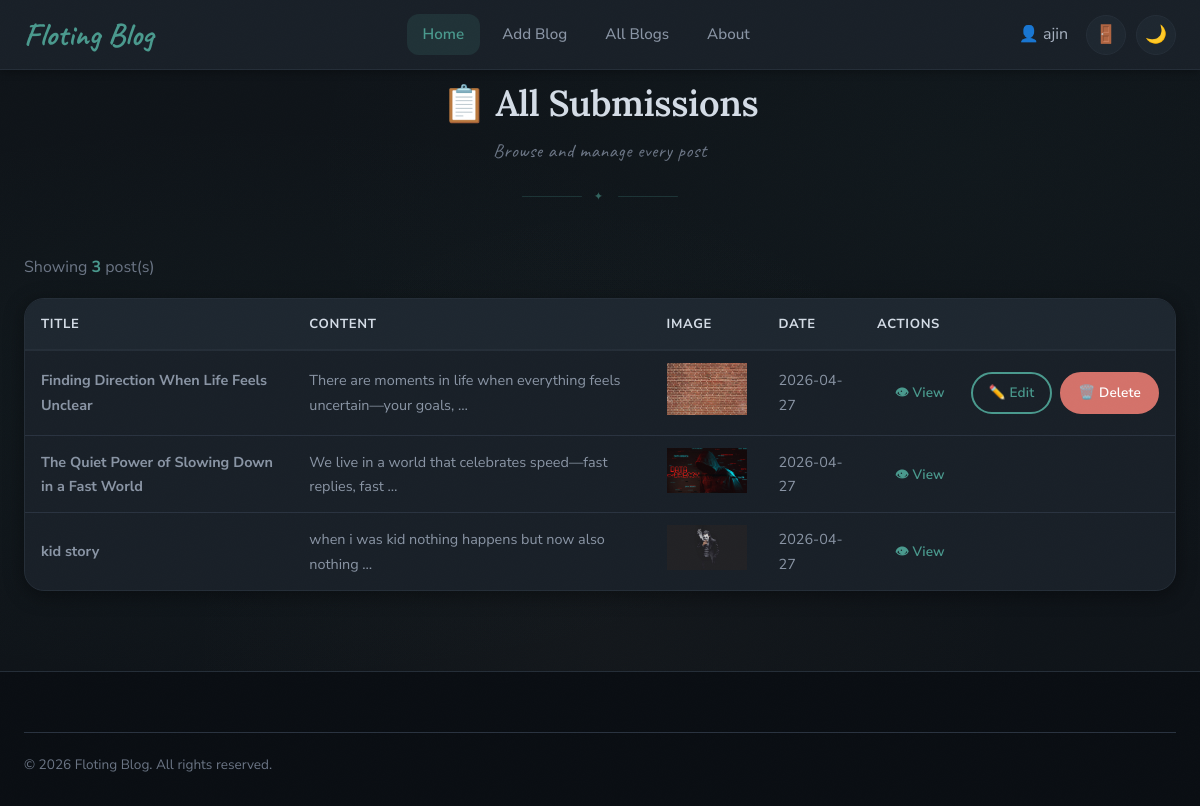
The page /view-all/ (signed in) on the database its author committed.
### blog/models.py (models this page shows, shortened)
class Blog(models.Model):
    user = models.ForeignKey(User, on_delete=models.CASCADE)
    title = models.CharField(max_length=200)
    content = models.TextField()
    image = models.ImageField(upload_to='blog_images/', null=True, blank=True)
    author = models.CharField(max_length=100, default="Admin")
    category = models.CharField(max_length=50, default="General")
    excerpt = models.CharField(max_length=300, blank=True)
    tags = models.CharField(max_length=200, blank=True)
    created_at = models.DateTimeField(auto_now_add=True)

### blog/views.py (the view)
# urls.py: path('view-all/', views.view_all,name='view-all'),
def view_all(request):
    posts = Blog.objects.all().order_by('-created_at')
    return render(request, 'view-all.html', {'posts': posts})

### blog/templates/view-all.html
{% extends "base.html" %}
{% block content %}
{% load static %}
<main id="main-content">
    <section class="section">
        <div class="container">
            <div class="section-header fade-in visible">
                <h2>📋 All Submissions</h2>
                <p class="subtitle">Browse and manage every post</p>
                <div class="divider-boho">✦</div>
            </div>
            <p style="margin-bottom: 16px; color: var(--text-muted);">
                Showing <span class="highlight-count">{{ posts|length }}</span> post(s)
            </p>
            <div class="table-wrapper fade-in visible">
                <table id="blogTable">
                    <thead>
                        <tr>
                            <th>Title</th>
                            <th>Content</th>
                            <th>Image</th>
                            <th>Date</th>
                            <th>Actions</th>
                        </tr>
                    </thead>
                    <tbody>
                        {% for post in posts %}
                        <tr>
                            <td><strong>{{ post.title }}</strong></td>
                            <td>
                                {{ post.content|truncatewords:10 }}
                            </td>
                            <td>
                                {% if post.image %}
                                <img src="{{ post.image.url }}" width="80">
                                {% else %}
                                No Image
                                {% endif %}
                            </td>
                            <td>
                                {{ post.created_at|date:"Y-m-d" }}
                            </td>
                            <td>
                                <div class="action-buttons">
                                    <a href="{% url 'blog-detail' post.id %}" class="btn btn-sm">
                                        👁 View
                                    </a>
                                    {% if post.user == request.user %}
                                    <a href="{% url 'edit-blog' post.id %}" class="btn btn-outline btn-sm">
                                        ✏️ Edit
                                    </a>
                                    <a href="{% url 'delete-blog' post.id %}" class="btn btn-danger btn-sm">
                                        🗑️ Delete
                                    </a>
                                    {% endif %}
                                </div>
                            </td>
                        </tr>
                        {% empty %}
                        <tr>
                            <td colspan="5">No posts found</td>
                        </tr>
                        {% endfor %}
                    </tbody>
                </table>
            </div>
        </div>
    </section>
</main>
<footer class="site-footer">
    <div class="container">
        <div class="footer-bottom">
            <span>© 2026 Floting Blog. All rights reserved.</span>
        </div>
    </div>
</footer>
{% endblock %}

### blog/templates/base.html (shortened to what this page needs)
{% load static %}
<!DOCTYPE html>
<html lang="en" data-theme="dark">
<head>
    <link rel="stylesheet" href='{% static "css/style.css"%}'>
</head>
<body>
    <nav class="nav-bar">
        <div class="nav-inner">
            <a href="{% url 'home' %}" class="nav-logo"><span class="logo-text">Floting Blog</span></a>
            <ul class="nav-links">
                <li><a href="{% url 'home' %}" class="active">Home</a></li>
                <li><a href="{% url 'add-blog' %}">Add Blog</a></li>
                <li><a href="{% url 'view-all' %}">All Blogs</a></li>
                <li><a href="{% url 'about' %}">About</a></li>
            </ul>
            <div class="nav-actions">
                {% if user.is_authenticated %}
                <span style="margin-right:8px;">👤 {{ user.username }}</span>
                <a href="{% url 'logout' %}" class="btn-icon">🚪</a>
                {% else %}
                <a href="{% url 'login' %}" class="btn-icon" alt="Login">🔐</a>
                {% endif %}
                <button class="btn-icon" id="themeToggle">🌙</button>
            </div>
        </div>
    </nav>
    {% block content %}
    {% endblock %}
</body>
</html>

### rows shown on the page
Blog: title "Finding Direction When Life Feels Unclear", content "There are moments in life when everything feels uncertain—your goals, …", image (picture), created_at "2026-04-27", shows "✏️ Edit"
Blog: title "The Quiet Power of Slowing Down in a Fast World", content "We live in a world that celebrates speed—fast replies, fast …", image (picture), created_at "2026-04-27"
Blog: title "kid story", content "when i was kid nothing happens but now also nothing …", image (picture), created_at "2026-04-27"

### other values the page prints
{{ user.username }} "ajin"
{{ posts|length }} "3"
